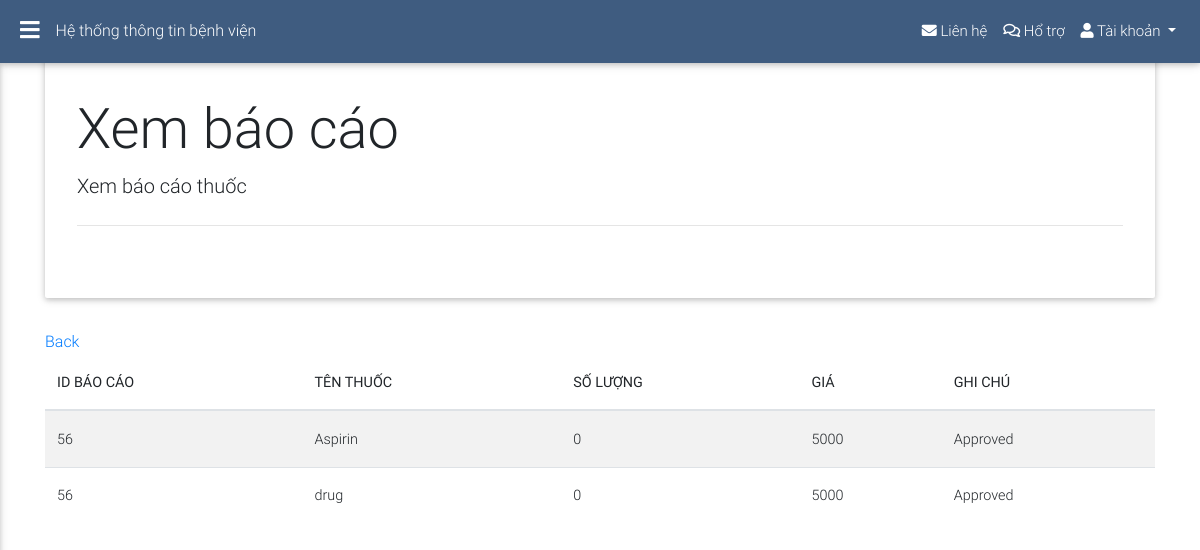
The app's page /src/req/viewReq.php?id=56 (signed in) with its own data.
### tables this page shows
CREATE TABLE `requisitions` (
  `req_id` int(255) NOT NULL,
  `drug_id` int(11) NOT NULL,
  `qty` int(11) NOT NULL,
  `created` timestamp NULL DEFAULT current_timestamp(),
  `status` int(11) DEFAULT 0,
  `email` varchar(255) DEFAULT NULL
);

CREATE TABLE `drug` (
  `drug_id` int(11) NOT NULL,
  `name` varchar(11) DEFAULT NULL,
  `expiry` date DEFAULT NULL,
  `presp` varchar(256) DEFAULT NULL,
  `price` int(30) DEFAULT NULL,
  `qty` int(11) DEFAULT 0
);

### includes/dao.php (called while the page is built, shortened)
<?php
include "header.php";
include "sidenav.php";
include "jumbo.php";
$jumbo = new jumbo;

### includes/req/ReqController.php (called while the page is built, shortened)
<?php
class Req
{
    function viewReq($id)
    {
        $db = new DBconnection();
        $dbConn = $db->getConnection();
        return $dbConn->query("SELECT requisitions.*, drug.*, requisitions.created
        FROM requisitions
        INNER JOIN drug ON drug.drug_id = requisitions.drug_id
        WHERE requisitions.req_id = $id
        ORDER BY requisitions.created
        DESC");
    }
}

### src/req/viewReq.php (the view, shortened to what this page needs)
<?php include "../../includes/dao.php" ?>
<?php include "../../includes/req/ReqController.php";
$req = new Req();
?>
<div class="container">
    <?= $jumbo->getJumbo("Xem báo cáo", "Xem báo cáo thuốc") ?>
    <?php if (isset($_GET['id'])) : ?>
        <?php $reeqs = $req->viewReq($_GET['id']) ?>
        <a href="viewReq.php">Back</a>
        <table class="table table-responsive-sm table-striped">
            <thead>
                <th>ID BÁO CÁO</th>
                <th>TÊN THUỐC</th>
                <th>SỐ LƯỢNG</th>
                <th>GIÁ</th>
                <th>GHI CHÚ</th>
            </thead>
            <tbody>
                <?php while ($req = $reeqs->fetch(PDO::FETCH_ASSOC)) { ?>
                    <tr>
                        <td><?= $req['req_id'] ?></td>
                        <td><?= $req['name'] ?></td>
                        <td><?= $req['qty'] ?></td>
                        <td><?= $req['price'] ?></td>
                        <td><?= ($req['status'] == 0) ? "Not Approved" : "Approved"; ?></td>
                    </tr>
                <?php } ?>
            </tbody>
        </table>
    <?php endif; ?>
</div>
<?php include "../../includes/footer.php"; ?>

### records on screen
requisitions: req "56", drug.name "Aspirin", drug.qty "0", drug.price "5000", status "Approved"
requisitions: req "56", drug.name "drug", drug.qty "0", drug.price "5000", status "Approved"

### other values on screen
$title "Xem báo cáo"
$detail "Xem báo cáo thuốc"
